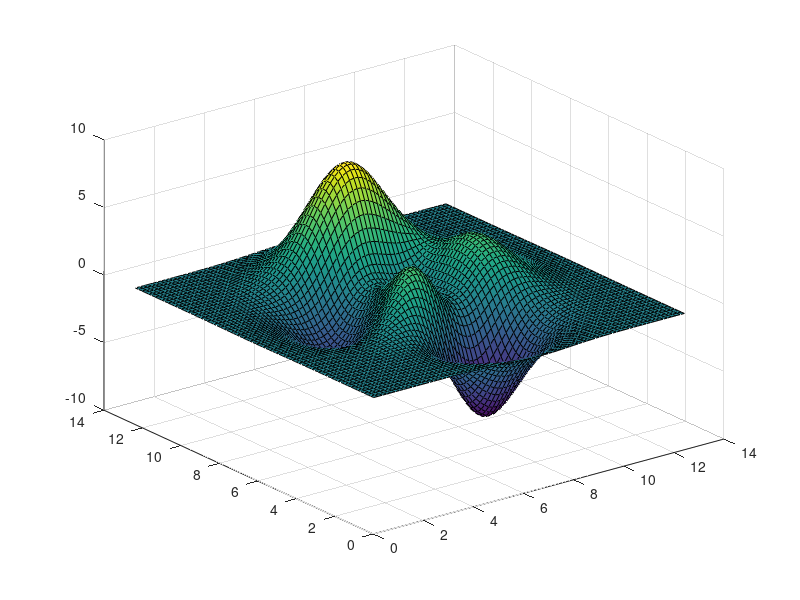

Write the MATLAB code that produced this figure. (Note: this script raises an error after producing the figure.)
clear all
N = 75; % Number of grid in x,y-direction
L = 4*pi; % Domain size
% Grid point
x = linspace(0,L,N);
y = linspace(0,L,N);
% Make it staggered.
x = (x(1:end-1)+x(2:end))/2;
y = (y(1:end-1)+y(2:end))/2;
[X,Y] = meshgrid(x,y);
% Let's use MATLAB logo.
% A variable u0 is defined at the center of each grid cell
% thus the number of grid point is N-1.
u0(:,:) = peaks(N-1);
% Plot it
handle_surf = surf(X,Y,u0);
handle_axes = gca;
handle_axes.ZLim = [-10,10];
handle_axes.CLim = [-10,10];
title('Evolution of MATLAB Logo by Heat equation');
dx = x(2)-x(1); % spatial grid size
alpha = 2; % coefficient
tspan = linspace(0,1,40);
[t,u] = ode15s(@(t,x)getRHS(x,alpha,dx,N),tspan,u0(:));
Tn = length(t);
u = reshape(u,Tn,N-1,N-1);
filename = 'heat.gif';
for ii=1:Tn
    Z = u(ii,:,:);
    Z = squeeze(Z);
    handle_surf.ZData = Z;
    drawnow;
    frame = getframe(gcf);
    im = frame2im(frame);
    [A,map] = rgb2ind(im,256);
    if ii==1
        imwrite(A,map,filename,'gif','LoopCount',Inf,'DelayTime',0.05);
    else
        imwrite(A,map,filename,'gif','WriteMode','append','DelayTime',0.05);
    end
end

